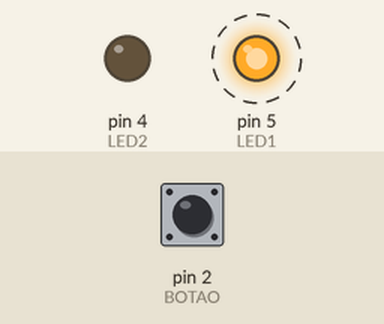
Bench run of a sketch on a simulated Arduino Uno, built with avr-gcc and run on an emulated ATmega328P. Parts: output pins drawn as LEDs (lit = HIGH). Dashed ring = blinking. The inputs (shaded band) are chosen by the test bench; at power-on: pin 2 (BOTAO) HIGH.

Above: at 4.25 s.
5.1 s: pin 2 (BOTAO) pulled LOW for 0.15 s
At 5.8 s:
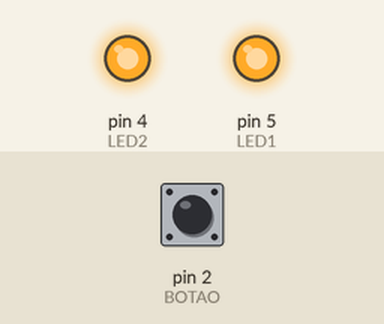
8.1 s: pin 2 (BOTAO) pulled LOW for 1 s
At 9.9 s:
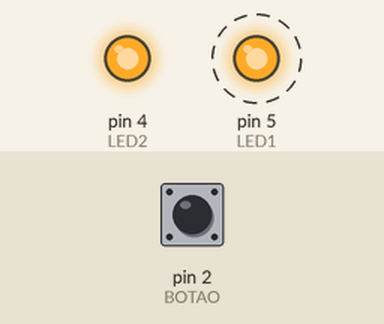
11.1 s: pin 2 (BOTAO) pulled LOW for 3.2 s
At 15.72 s:
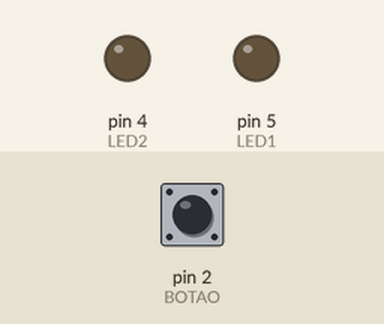
15.8 s: pin 2 (BOTAO) pulled LOW for 0.15 s
At 16.3 s:
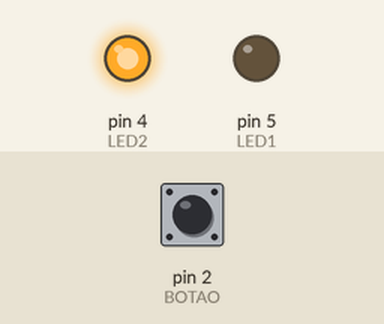
Timing chart, 0 to 19.8 s (numbered marks = the images above; inputs shaded):
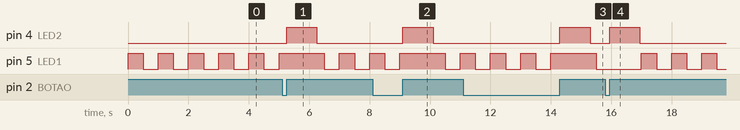

Measured:
- after the input at 5.1 s, pin 4 (LED2): LOW → HIGH after 0.15 s, → LOW 1.0 s later
- after the input at 8.1 s, pin 4 (LED2): LOW → HIGH after 1.0 s, → LOW 1.0 s later; pin 5 (LED1): HIGH → LOW after 2.4 s, → HIGH 0.50 s later
- after the input at 11.1 s, pin 4 (LED2): LOW → HIGH after 3.2 s, → LOW 1.0 s later
- after the input at 15.8 s, pin 4 (LED2): LOW → HIGH after 0.15 s, → LOW 1.0 s later
- by itself, pin 5 (LED1): alternates HIGH for 0.50 s and LOW for 0.50 s

The sketch:

Relatorio6-ex1.ino
```cpp
#define LED1 PD5
#define LED2 PD4
#define BOTAO PD2

ISR(INT0_vect){
  // Piscando o led
  PORTD |= (1<<LED2);
  _delay_ms(1000);
  PORTD &= ~(1<<LED2);
}

int main(void){
  // Configura os pinos 5 (PD5) e 4 (PD4) como saída
  DDRD |= (1<<LED1) | (1<<LED2);

  // Habilita o resistor interno de pull-up no pino 2 (PD2)
  PORTD |= (1<<BOTAO);

  // Configura a interrupção externa 0 para transição de subida
  EICRA = 0b00000011;

  // Habilita a interrupção externa 0
  EIMSK = 0b00000001;

  // Habilita a interrupção global
  sei();

  //Super loop
  while (1){
    PORTD ^= (1<<LED1);
    _delay_ms(500);
  }

}
```
